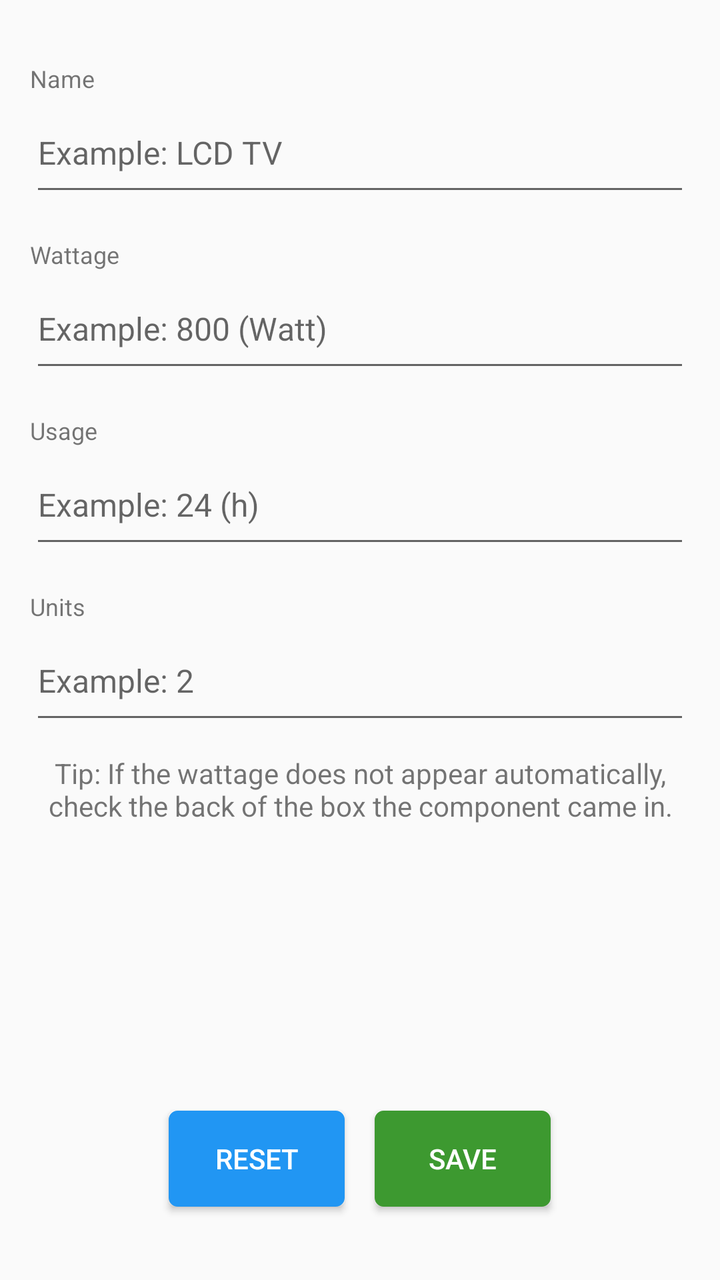
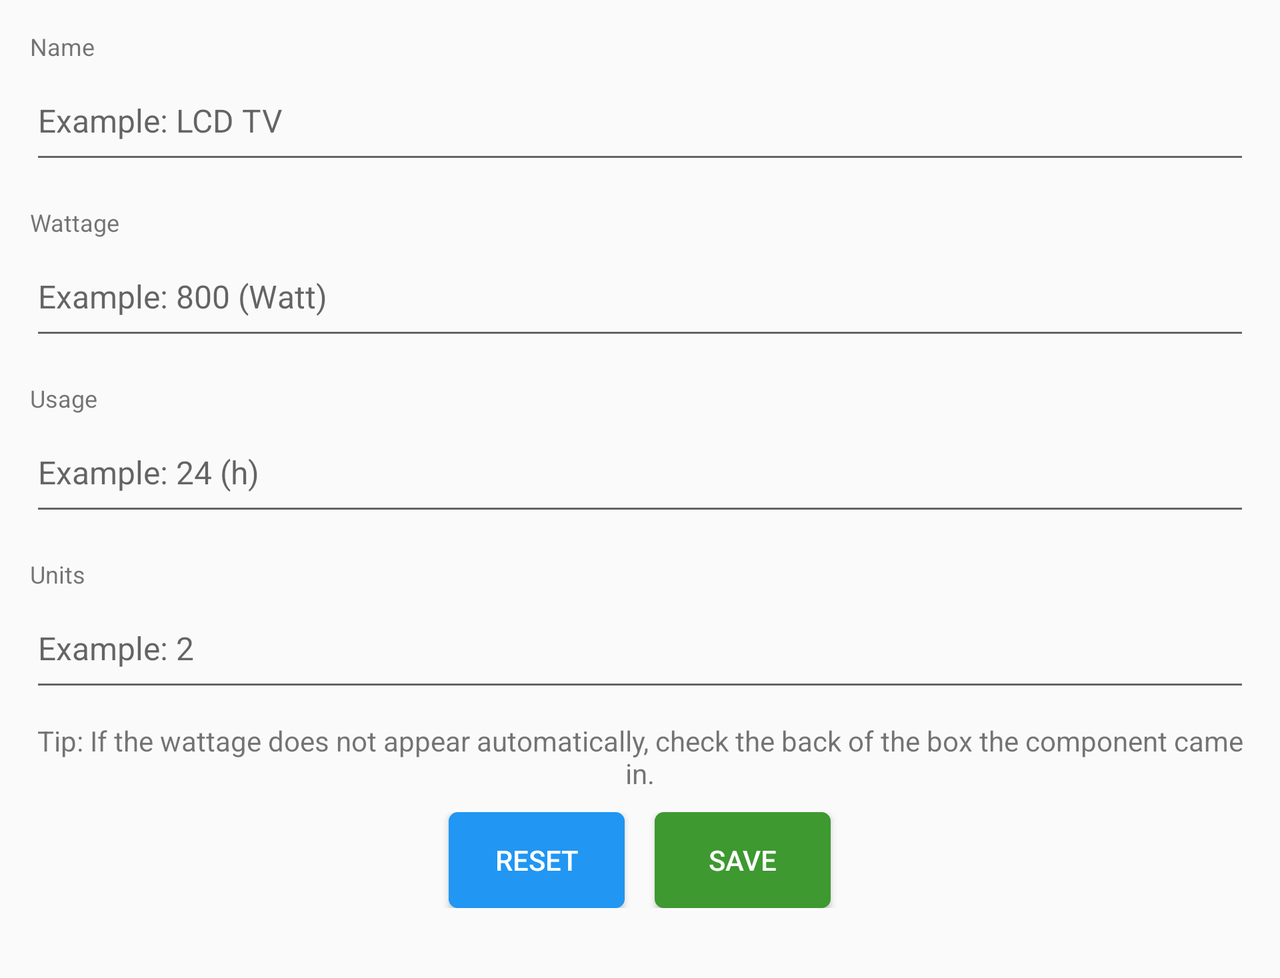

An Android layout and its configuration variant, each rendered on a device that would load it. The default file and the variant file are quoted in full after the pictures.
<!-- AndroidManifest.xml: application theme AppTheme -->
<!-- res/layout/add_component.xml -->
<?xml version="1.0" encoding="utf-8"?>
<LinearLayout xmlns:android="http://schemas.android.com/apk/res/android"
    android:layout_width="match_parent" android:layout_height="match_parent"
    android:orientation="vertical">

    <LinearLayout
        android:layout_width="match_parent"
        android:layout_height="wrap_content"
        android:orientation="vertical"
        android:id="@+id/labels"
        android:layout_margin="15dp"
        android:layout_weight="0.5">

        <TextView
            android:layout_width="match_parent"
            android:layout_height="wrap_content"
            android:textAppearance="?android:attr/textAppearanceSmall"
            android:text="@string/lbl_name_text"
            android:id="@+id/lbl_name"
            android:paddingTop="16dp"
            android:paddingBottom="8dp"
            android:textSize="12sp" />

        <EditText
            android:layout_width="match_parent"
            android:layout_height="wrap_content"
            android:id="@+id/txt_name"
            android:hint="Example: LCD TV"
            android:paddingBottom="16dp"
            android:textSize="16sp"
            android:inputType="textCapSentences"/>

        <TextView
            android:layout_width="match_parent"
            android:layout_height="wrap_content"
            android:textAppearance="?android:attr/textAppearanceSmall"
            android:text="@string/lbl_wattage_text"
            android:id="@+id/lbl_wattage"
            android:paddingTop="16dp"
            android:textSize="12sp"
            android:paddingBottom="8dp"
            />

        <EditText
            android:layout_width="match_parent"
            android:layout_height="wrap_content"
            android:ems="10"
            android:id="@+id/txt_wattage"
            android:hint="Example: 800 (Watt)"
            android:paddingBottom="16dp"
            android:inputType="numberDecimal"
            android:textSize="16sp" />

        <TextView
            android:layout_width="match_parent"
            android:layout_height="wrap_content"
            android:textAppearance="?android:attr/textAppearanceSmall"
            android:text="@string/lbl_usage_text"
            android:id="@+id/lbl_usage"
            android:paddingTop="16dp"
            android:paddingBottom="8dp"
            android:textSize="12sp"/>

        <EditText
            android:layout_width="match_parent"
            android:layout_height="wrap_content"
            android:ems="10"
            android:id="@+id/txt_usage"
            android:hint="Example: 24 (h)"
            android:paddingBottom="16dp"
            android:textSize="16sp"
            android:inputType="numberDecimal" />

        <TextView
            android:layout_width="match_parent"
            android:layout_height="wrap_content"
            android:textAppearance="?android:attr/textAppearanceSmall"
            android:text="@string/lbl_units_text"
            android:id="@+id/lbl_number"
            android:paddingTop="16dp"
            android:textSize="12sp"
            android:paddingBottom="8dp"
            />

        <EditText
            android:layout_width="match_parent"
            android:layout_height="wrap_content"
            android:inputType="number"
            android:ems="10"
            android:id="@+id/txt_units"
            android:hint="Example: 2"
            android:paddingBottom="16dp"
            android:textSize="16sp" />

        <TextView
            android:layout_width="match_parent"
            android:layout_height="wrap_content"
            android:text="@string/txt_tip_component"
            android:textAlignment="center"
            android:id="@+id/textView"
            android:gravity="center_horizontal"
            android:layout_marginTop="10dp" />
    </LinearLayout>

    <LinearLayout
        android:layout_width="match_parent"
        android:layout_height="0dp"
        android:layout_weight="0.5"
        android:layout_gravity="center|bottom"
        android:gravity="center"
        android:layout_marginBottom="10dp"
        >

        <Button
            android:layout_width="wrap_content"
            android:layout_height="wrap_content"
            android:text="Reset"
            android:id="@+id/btn_undo"
            android:layout_gravity="center_horizontal|center"
            android:background="@drawable/custom_button"
            android:textColor="#FFFFFF"
            android:layout_marginRight="15dp"/>

        <Button
            android:layout_width="wrap_content"
            android:layout_height="wrap_content"
            android:text="Save"
            android:id="@+id/btn_OK"
            android:layout_gravity="center_horizontal|center"
            android:background="@drawable/custom_button_green"
            android:textColor="#FFFFFF"/>
    </LinearLayout>


    
    
    
    
    
    
    
    
    

    
    
    
    
    
    
    
    
    

    
    
    
    
    
    
    
    
    
    



</LinearLayout>
<!-- resources referenced by this layout -->
<resources>
  <!-- drawable custom_button (drawable) -->
  <?xml version="1.0" encoding="utf-8"?>
  <selector
      xmlns:android="http://schemas.android.com/apk/res/android">
  
      <item android:state_pressed="true" >
          <shape>
              <gradient
                  android:startColor="#2196F3"
                  android:endColor="#2196F3"
                  android:angle="270" />
              <stroke
                  android:width="3dp"
                  android:color="#2196F3" />
              <corners
                  android:radius="3dp" />
              <padding
                  android:left="10dp"
                  android:top="10dp"
                  android:right="10dp"
                  android:bottom="10dp" />
          </shape>
      </item>
  
      <item android:state_focused="true" >
          <shape>
              <gradient
                  android:endColor="#2196F3"
                  android:startColor="#2196F3"
                  android:angle="270" />
              <stroke
                  android:width="3dp"
                  android:color="#2196F3" />
              <corners
                  android:radius="3dp" />
              <padding
                  android:left="10dp"
                  android:top="10dp"
                  android:right="10dp"
                  android:bottom="10dp" />
          </shape>
      </item>
  
      <item>
          <shape>
              <gradient
                  android:endColor="#2196F3"
                  android:startColor="#2196F3"
                  android:angle="270" />
              <stroke
                  android:width="3dp"
                  android:color="#2196F3" />
              <corners
                  android:radius="3dp" />
              <padding
                  android:left="10dp"
                  android:top="10dp"
                  android:right="10dp"
                  android:bottom="10dp" />
          </shape>
      </item>
  </selector>
  <string name="lbl_name_text">Name</string>
  <string name="lbl_units_text">Units</string>
  <string name="lbl_usage_text">Usage</string>
  <string name="lbl_wattage_text">Wattage</string>
  <string name="txt_tip_component">Tip: If the wattage does not appear automatically,
          check the back of the box the component came in.</string>
  <style name="AppTheme" parent="Theme.AppCompat.Light.DarkActionBar">
          
          <item name="colorPrimary">@color/colorPrimary</item>
          <item name="colorPrimaryDark">@color/colorPrimaryDark</item>
          <item name="colorAccent">@color/colorAccent</item>
      </style>
</resources>
<!-- res/layout-land/add_component.xml (the repository's variant of the layout above) -->
<!-- drawn on the phone turned sideways -->
<?xml version="1.0" encoding="utf-8"?>
<ScrollView xmlns:android="http://schemas.android.com/apk/res/android"
    android:layout_width="match_parent" android:layout_height="match_parent"
    android:orientation="vertical">

    <LinearLayout
        android:layout_width="match_parent"
        android:layout_height="wrap_content"
        android:orientation="vertical"
        android:id="@+id/labels"
        android:layout_margin="15dp"
        android:layout_weight="0.5">

        <TextView
            android:layout_width="match_parent"
            android:layout_height="wrap_content"
            android:textAppearance="?android:attr/textAppearanceSmall"
            android:text="@string/lbl_name_text"
            android:id="@+id/lbl_name"
            android:paddingTop="0dp"
            android:paddingBottom="8dp"
            android:textSize="12sp" />

        <EditText
            android:layout_width="match_parent"
            android:layout_height="wrap_content"
            android:id="@+id/txt_name"
            android:hint="Example: LCD TV"
            android:paddingBottom="16dp"
            android:textSize="16sp"
            android:inputType="textCapSentences"/>

        <TextView
            android:layout_width="match_parent"
            android:layout_height="wrap_content"
            android:textAppearance="?android:attr/textAppearanceSmall"
            android:text="@string/lbl_wattage_text"
            android:id="@+id/lbl_wattage"
            android:paddingTop="16dp"
            android:textSize="12sp"
            android:paddingBottom="8dp"
            />

        <EditText
            android:layout_width="match_parent"
            android:layout_height="wrap_content"
            android:ems="10"
            android:id="@+id/txt_wattage"
            android:hint="Example: 800 (Watt)"
            android:paddingBottom="16dp"
            android:inputType="numberDecimal"
            android:textSize="16sp" />

        <TextView
            android:layout_width="match_parent"
            android:layout_height="wrap_content"
            android:textAppearance="?android:attr/textAppearanceSmall"
            android:text="@string/lbl_usage_text"
            android:id="@+id/lbl_usage"
            android:paddingTop="16dp"
            android:paddingBottom="8dp"
            android:textSize="12sp"/>

        <EditText
            android:layout_width="match_parent"
            android:layout_height="wrap_content"
            android:ems="10"
            android:id="@+id/txt_usage"
            android:hint="Example: 24 (h)"
            android:paddingBottom="16dp"
            android:textSize="16sp"
            android:inputType="numberDecimal" />

        <TextView
            android:layout_width="match_parent"
            android:layout_height="wrap_content"
            android:textAppearance="?android:attr/textAppearanceSmall"
            android:text="@string/lbl_units_text"
            android:id="@+id/lbl_number"
            android:paddingTop="16dp"
            android:textSize="12sp"
            android:paddingBottom="8dp"
            />

        <EditText
            android:layout_width="match_parent"
            android:layout_height="wrap_content"
            android:inputType="number"
            android:ems="10"
            android:id="@+id/txt_units"
            android:hint="Example: 2"
            android:paddingBottom="16dp"
            android:textSize="16sp" />

        <TextView
            android:layout_width="match_parent"
            android:layout_height="wrap_content"
            android:text="@string/txt_tip_component"
            android:textAlignment="center"
            android:id="@+id/textView"
            android:gravity="center_horizontal"
            android:layout_marginTop="10dp" />


    <LinearLayout
        android:layout_width="match_parent"
        android:layout_height="0dp"
        android:layout_weight="0.5"
        android:layout_gravity="center|bottom"
        android:gravity="center"
        android:layout_marginBottom="20dp"
        android:layout_marginTop="10dp"
        >

        <Button
            android:layout_width="wrap_content"
            android:layout_height="wrap_content"
            android:text="Reset"
            android:id="@+id/btn_undo"
            android:layout_gravity="center_horizontal|center"
            android:background="@drawable/custom_button"
            android:textColor="#FFFFFF"
            android:layout_marginRight="15dp"/>

        <Button
            android:layout_width="wrap_content"
            android:layout_height="wrap_content"
            android:text="Save"
            android:id="@+id/btn_OK"
            android:layout_gravity="center_horizontal|center"
            android:background="@drawable/custom_button_green"
            android:textColor="#FFFFFF"/>
    </LinearLayout>
    </LinearLayout>


    
    
    
    
    
    
    
    
    

    
    
    
    
    
    
    
    
    

    
    
    
    
    
    
    
    
    
    



</ScrollView>
